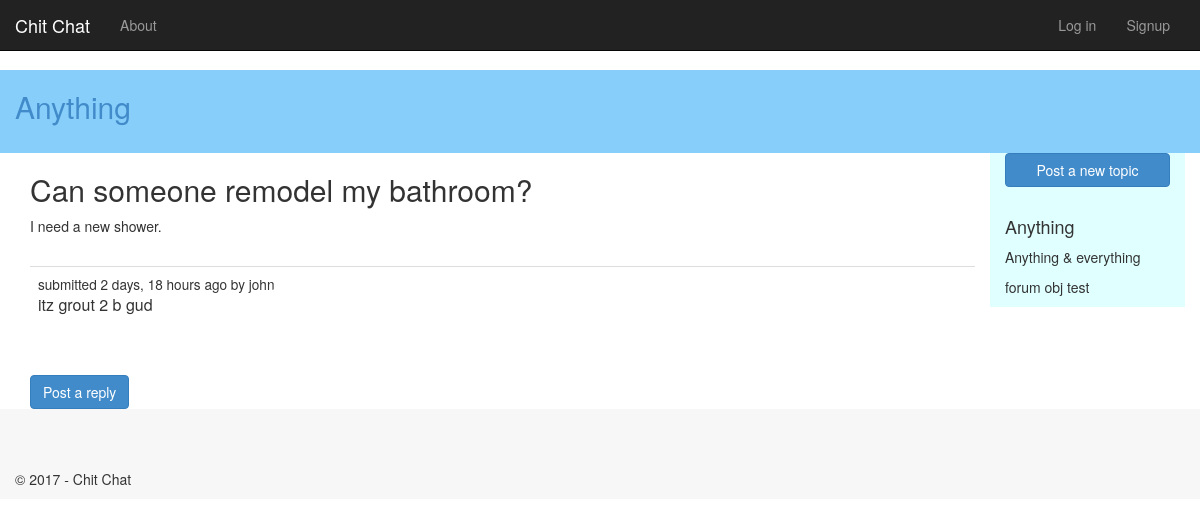
Page /6/ on the earlier database version.
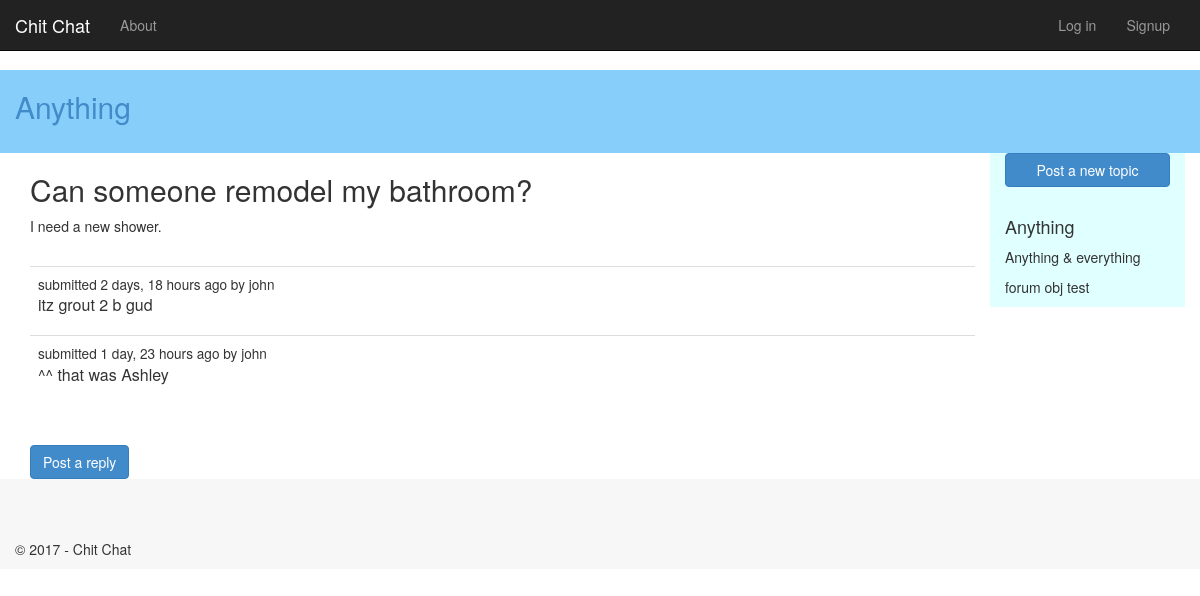
Same page on the later database version.
### forum/models.py (models this page shows, shortened)
class Post(models.Model):
    created = models.DateTimeField(auto_now_add=True)
    creator = models.ForeignKey(User, blank=True, null=True)
    updated = models.DateTimeField(auto_now=True)
    topic = models.ForeignKey(Topic)
    body = models.TextField(max_length=10000)
    user_ip = models.GenericIPAddressField(blank=True, null=True)
    def short(self):
        return u"%s\n%s" % (self.creator, self.created.strftime("%b %d, %I:%M %p"))
    short.allow_tags = True

### forum/views.py (the view)
class TopicDetailView(DetailView):
    model = Topic
    def get_queryset(self):
        return Topic.objects.order_by("-created")
    def get_context_data(self, **kwargs):
        context = super(TopicDetailView, self).get_context_data(**kwargs)
        context['title'] = 'Topic -- this is not being used'
        context['year'] = datetime.now().year
        return context

### forum/templates/forum/topic-details.html (shortened to what this page needs)
{% extends "app/layout.html" %}
{% block content %}
<div class="container" id="header-bottom">
    <h2><a href="{% url 'forum:forum-detail' slug=topic.forum.slug %}">{{topic.forum.slug}}</a></h2>
    <br />
</div>
<div class="container">
    <div class="col-xs-12 col-sm-10">
        <h2>{{ topic.title }}</h2>
        <p>{{ topic.description }}</p>
        <br />
        <table class="table table-hover">
            <tbody>
                {% for post in topic.post_set.all %}
                <tr>
                    <td>
                        <small>submitted {{ post.created|timesince }} ago by {{ post.creator.get_username }}</small>
                        <p>{{ post.body }}</p>
                    </td>
                </tr>
                {% endfor %}
            </tbody>
        </table>
        <br />
        <a href="{% url 'forum:reply' topic.id %}" class="btn btn-primary" role="button">Post a reply</a>
    </div>
    <div class="col-xs-12 col-sm-2" id="sidebar-main">
        <a href="{% url 'forum:new-topic' topic.forum.slug %}" class="btn btn-primary btn-block" role="button">Post a new topic</a>
        <br />
        <h4>{{topic.forum.slug}}</h4>
        <p>{{topic.forum.description}}</p>
        <p>forum obj test {{forum.slug}}</p>
    </div>
</div>
    {% endblock %}

Differences in the rows shown:
added Post: created "1 day, 23 hours", creator.get_username "john", body "^^ that was Ashley"
